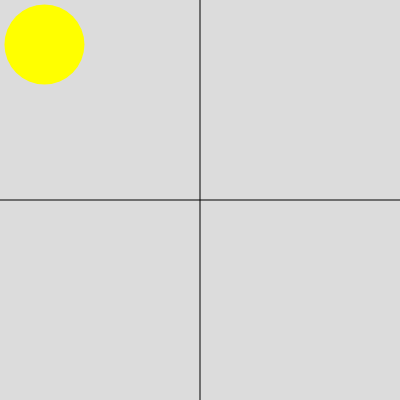
Frame 1 (no input)
Frame 60 (no input): identical to frame 1, image omitted
Frame 120 (the mouse pressed at the canvas centre since frame 60): identical to frame 1, image omitted

The p5.js sketch that drew this single still picture (run headless with seeded random() and noise() and a simulated clock; from frame 60 on, the mouse is pressed at the canvas centre):

// p5.js sketch
// ── sketch.js
function setup() {
    createCanvas(400, 400);
}

function drawbird(a,b){
  console.log(a);
  console.log(b);
}
  
function draw() {
  background(220);
  line(0, height/2, width,height/2);
  line(width/2, 0, width/2,height)
  //draws the aiming thingi

  noStroke()
  fill('yellow');
  ellipse(width/9, height/9, width/5, height/5);

  stroke(0)
  drawbird(5,5);

}
